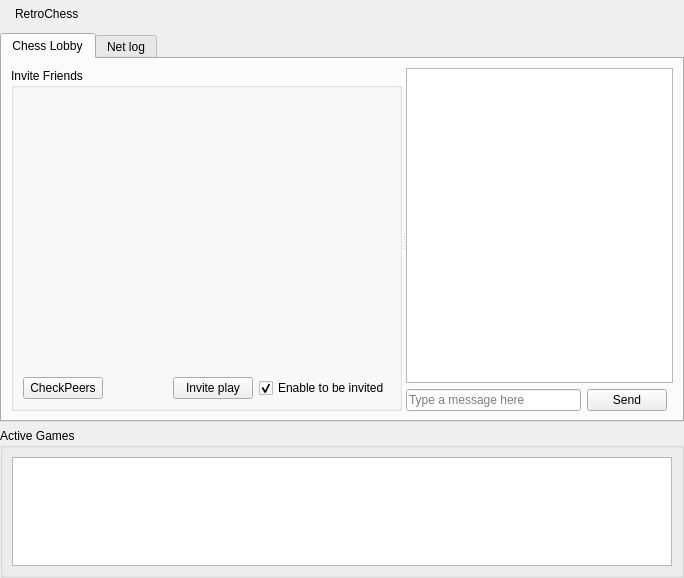
<?xml version="1.0" encoding="UTF-8"?>
<ui version="4.0">
 <class>NEMainpage</class>
 <widget class="QWidget" name="NEMainpage">
  <property name="geometry">
   <rect>
    <x>0</x>
    <y>0</y>
    <width>684</width>
    <height>578</height>
   </rect>
  </property>
  <property name="windowTitle">
   <string>Form</string>
  </property>
  <layout class="QGridLayout" name="gridLayout_6">
   <property name="leftMargin">
    <number>0</number>
   </property>
   <property name="topMargin">
    <number>0</number>
   </property>
   <property name="rightMargin">
    <number>0</number>
   </property>
   <property name="bottomMargin">
    <number>0</number>
   </property>
   <item row="0" column="0">
    <widget class="QFrame" name="titleBarFrame">
     <property name="sizePolicy">
      <sizepolicy hsizetype="Preferred" vsizetype="Maximum">
       <horstretch>0</horstretch>
       <verstretch>0</verstretch>
      </sizepolicy>
     </property>
     <property name="frameShape">
      <enum>QFrame::NoFrame</enum>
     </property>
     <property name="frameShadow">
      <enum>QFrame::Raised</enum>
     </property>
     <layout class="QHBoxLayout" name="horizontalLayout_2">
      <property name="leftMargin">
       <number>2</number>
      </property>
      <property name="topMargin">
       <number>2</number>
      </property>
      <property name="rightMargin">
       <number>2</number>
      </property>
      <property name="bottomMargin">
       <number>2</number>
      </property>
      <item>
       <widget class="QLabel" name="titleBarPixmap">
        <property name="maximumSize">
         <size>
          <width>24</width>
          <height>24</height>
         </size>
        </property>
        <property name="text">
         <string/>
        </property>
        <property name="pixmap">
         <pixmap resource="RetroChess_images.qrc">:/images/retrochess.png</pixmap>
        </property>
        <property name="scaledContents">
         <bool>true</bool>
        </property>
       </widget>
      </item>
      <item>
       <widget class="StyledLabel" name="titleBarLabel">
        <property name="text">
         <string>RetroChess</string>
        </property>
       </widget>
      </item>
      <item>
       <spacer>
        <property name="orientation">
         <enum>Qt::Horizontal</enum>
        </property>
        <property name="sizeHint" stdset="0">
         <size>
          <width>123</width>
          <height>13</height>
         </size>
        </property>
       </spacer>
      </item>
      <item>
       <widget class="QToolButton" name="helpButton">
        <property name="focusPolicy">
         <enum>Qt::NoFocus</enum>
        </property>
        <property name="icon">
         <iconset>
          <normaloff>:/icons/help_64.png</normaloff>:/icons/help_64.png</iconset>
        </property>
        <property name="checkable">
         <bool>true</bool>
        </property>
        <property name="autoRaise">
         <bool>true</bool>
        </property>
       </widget>
      </item>
     </layout>
    </widget>
   </item>
   <item row="1" column="0">
    <widget class="QTabWidget" name="tabWidget">
     <property name="currentIndex">
      <number>0</number>
     </property>
     <widget class="QWidget" name="tab">
      <attribute name="title">
       <string>Chess Lobby</string>
      </attribute>
      <layout class="QGridLayout" name="gridLayout_3">
       <item row="0" column="0">
        <widget class="QSplitter" name="splitter">
         <property name="orientation">
          <enum>Qt::Horizontal</enum>
         </property>
         <widget class="QGroupBox" name="groupBox_2">
          <property name="title">
           <string>Invite Friends</string>
          </property>
          <layout class="QGridLayout" name="gridLayout_5">
           <item row="1" column="0">
            <widget class="QPushButton" name="filterPeersButton">
             <property name="text">
              <string>CheckPeers</string>
             </property>
            </widget>
           </item>
           <item row="1" column="2">
            <widget class="QPushButton" name="inviteButton">
             <property name="enabled">
              <bool>true</bool>
             </property>
             <property name="text">
              <string>Invite play</string>
             </property>
            </widget>
           </item>
           <item row="1" column="1">
            <spacer name="horizontalSpacer_2">
             <property name="orientation">
              <enum>Qt::Horizontal</enum>
             </property>
             <property name="sizeHint" stdset="0">
              <size>
               <width>41</width>
               <height>20</height>
              </size>
             </property>
            </spacer>
           </item>
           <item row="1" column="3">
            <widget class="QCheckBox" name="check_enableBeInvited">
             <property name="enabled">
              <bool>true</bool>
             </property>
             <property name="text">
              <string>Enable to be invited</string>
             </property>
             <property name="checked">
              <bool>true</bool>
             </property>
            </widget>
           </item>
           <item row="0" column="0" colspan="4">
            <widget class="FriendSelectionWidget" name="friendSelectionWidget" native="true">
             <property name="contextMenuPolicy">
              <enum>Qt::CustomContextMenu</enum>
             </property>
            </widget>
           </item>
          </layout>
         </widget>
         <widget class="QWidget" name="layoutWidget">
          <layout class="QGridLayout" name="gridLayout">
           <item row="0" column="0" colspan="3">
            <layout class="QHBoxLayout" name="horizontalLayout"/>
           </item>
           <item row="1" column="0" colspan="3">
            <widget class="QListWidget" name="listWidget"/>
           </item>
           <item row="2" column="0">
            <widget class="QLineEdit" name="msgInput">
             <property name="placeholderText">
              <string>Type a message here</string>
             </property>
            </widget>
           </item>
           <item row="2" column="1">
            <widget class="QPushButton" name="broadcastButton">
             <property name="text">
              <string>Send</string>
             </property>
            </widget>
           </item>
          </layout>
         </widget>
        </widget>
       </item>
      </layout>
     </widget>
     <widget class="QWidget" name="tab_2">
      <attribute name="title">
       <string>Net log</string>
      </attribute>
      <layout class="QGridLayout" name="gridLayout_2">
       <item row="0" column="0">
        <widget class="QListWidget" name="netLogWidget"/>
       </item>
      </layout>
     </widget>
    </widget>
   </item>
   <item row="2" column="0">
    <widget class="QGroupBox" name="groupBox">
     <property name="sizePolicy">
      <sizepolicy hsizetype="Preferred" vsizetype="Preferred">
       <horstretch>0</horstretch>
       <verstretch>0</verstretch>
      </sizepolicy>
     </property>
     <property name="maximumSize">
      <size>
       <width>16777215</width>
       <height>150</height>
      </size>
     </property>
     <property name="title">
      <string>Active Games</string>
     </property>
     <layout class="QGridLayout" name="gridLayout_4">
      <item row="0" column="0">
       <widget class="QListWidget" name="active_games"/>
      </item>
     </layout>
    </widget>
   </item>
  </layout>
 </widget>
 <customwidgets>
  <customwidget>
   <class>StyledLabel</class>
   <extends>QLabel</extends>
   <header>gui/common/StyledLabel.h</header>
  </customwidget>
  <customwidget>
   <class>FriendSelectionWidget</class>
   <extends>QWidget</extends>
   <header>gui/common/FriendSelectionWidget.h</header>
   <container>1</container>
  </customwidget>
 </customwidgets>
 <resources>
  <include location="RetroChess_images.qrc"/>
 </resources>
 <connections/>
</ui>
